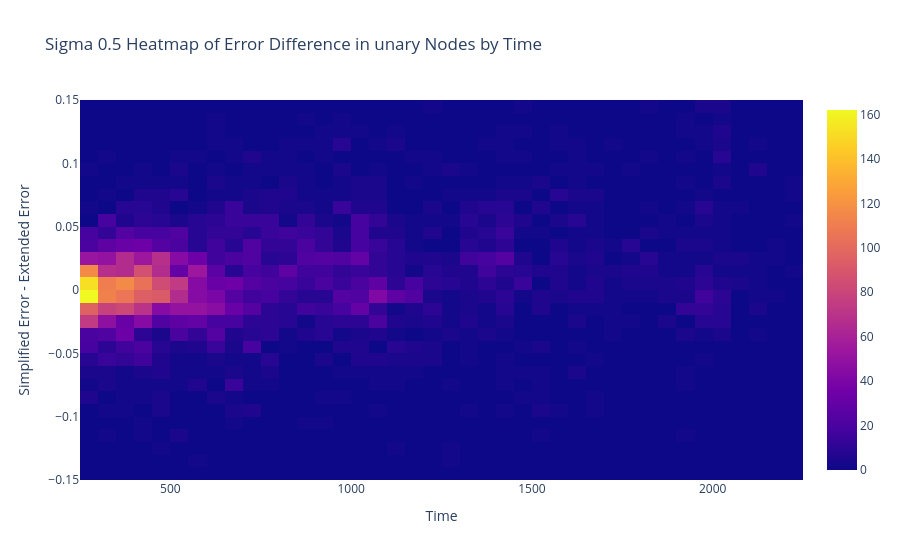

The notebook cell saved with this chart:
### Code cell
heat_map(S0_5_unary, data[0.5][0]['static_info'], "unary")

### Figure 1 — Plotly figure (JSON) as saved in the notebook; plotly's stock layout.template omitted (floating-point values rounded to 4 significant figures; data arrays with more than 128 entries replaced by an {"elided": "..."} marker saying what was removed)
{"data": [{"autobinx": false, "autobiny": false, "histnorm": "density", "type": "histogram2d", "x": {"elided": "32440 float values"}, "xbins": {"end": 2250, "size": 50, "start": 250}, "y": {"elided": "32440 float values"}, "ybins": {"end": 0.15, "size": 0.01, "start": -0.15}}], "layout": {"title": {"text": "Sigma 0.5 Heatmap of Error Difference in unary Nodes by Time"}, "xaxis": {"title": {"text": "Time"}}, "yaxis": {"title": {"text": "Simplified Error - Extended Error"}}}}
